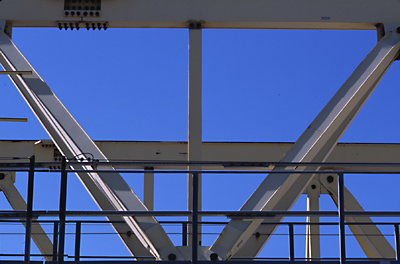
#> input picture exercise2/gantrycrane.png, 400 x 264 px
$ jupyter execute --allow-errors 01_hough_transform.ipynb   (shell and % lines are left out)   (older library calls are emulated)
#> lines starting #> are read from the running program, lines starting #| are printed output that depends on the picture
# Hough Transform

In this exercise, we will implement a Hough transform in order to detect parametric curves, such as lines or circles.
In the following, we shortly review the motivation for this technique.

Consider the point $p=(\mathtt{x},\mathtt{y})$ and the equation for a line $y = mx+c$. What are the lines that could pass through $p$?
The answer is simple: all the lines for which $m$ and $c$ satisfy $\mathtt{y} = m\mathtt{x}+c$.
Regarding $(\mathtt{x},\mathtt{y})$ as fixed, the last equation is that of a line in $(m,c)$-space.
Repeating this reasoning, a second point $p'=(\mathtt{x}',\mathtt{y}')$ will also have an associated line in parameter space, and the two lines will intersect at the point $(\tilde{m},\tilde{c})$, which corresponds to the line connecting $p$ and $p'$.

In order to find lines in the input image, we can thus pursue the following approach.
We start with an empty accumulator array quantizing the parameter space for $m$ and $c$.
For each edge pixel in the input image, we then draw a line in the accumulator array and increment the corresponding cells.
Edge pixels on the same line in the input image will produce intersecting lines in $(m,c)$-space and will thus reinforce the intersection point.
Maxima in this array thus correspond to lines in the input image that many edge pixels agree on.

In practice, the parametrization in terms of $m$ and $c$ is problematic, since the slope $m$ may become infinite.
Instead, we use the following parametrization in polar coordinates:
\begin{equation}
	\mathtt{x}\cos\theta + \mathtt{y}\sin\theta = \rho \label{eq:hough_line}
\end{equation}
This produces a sinusoidal curve in $(\rho,\theta)$-space, but otherwise the procedure is unchanged.

The following sub-questions will guide you through the steps of building a Hough transform.

[cell 1]
import numpy as np
import matplotlib.pyplot as plt
import imageio
import cv2

## Hough Voting
Build up an accumulator array ``acc`` for the parameter space $(\rho, \theta)$. $\theta$ ranges from $-\pi/2$ to $\pi/2$, and $\rho$ ranges from $-D$ to $D$, where $D$ denotes the length of the image diagonal.
Use ``n_bins_rho`` and ``n_bins_theta`` as the number of bins in each direction.
Initially, the array should be filled with zeros.

For each edge pixel in the input image, create the corresponding curve in $(\rho, \theta)$ space by evaluating above line equation for all values of $\theta$ and incrementing the corresponding cells of the accumulator array.

[cell 2]
def hough_transform(edge_image, n_bins_rho, n_bins_theta):
    # Vote accumulator
    votes = np.zeros((n_bins_rho, n_bins_theta), dtype=np.int)

    # Create bins
    diag = np.linalg.norm(edge_image.shape)  # Length of image diagonal
    theta_bins = np.linspace(-np.pi / 2, np.pi / 2, n_bins_theta)
    rho_bins = np.linspace(-diag, diag, n_bins_rho)

    # YOUR CODE HERE
    raise NotImplementedError()
    return votes, rho_bins, theta_bins

Now we can test the implementation on an example image and visualize the resulting Hough space by displaying it as a 2D image.

[cell 3]
color_im = imageio.imread('gantrycrane.png')
#> color_im is the input picture: shape (264, 400, 3); mean R, G, B 73.3, 93.1, 147.3
gray_im = cv2.cvtColor(color_im, cv2.COLOR_RGB2GRAY)
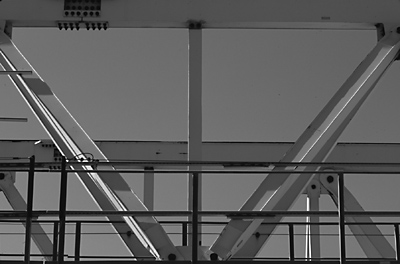
#> gray_im: shape (264, 400); min 0, max 255, mean 93.4

# Get edges using Canny
blurred = cv2.GaussianBlur(gray_im, None, sigmaX=2.5)
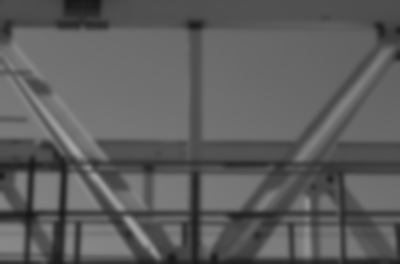
#> blurred: shape (264, 400); min 22, max 166, mean 93.4
edges = cv2.Canny(blurred, threshold1=30, threshold2=50)
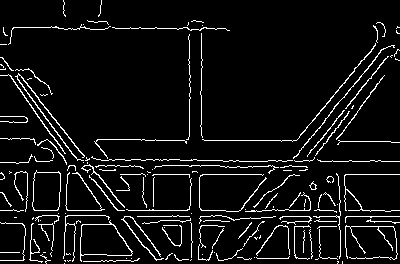
#> edges: shape (264, 400); 6.6% white in thin lines or dots

#> (the rest of this cell did not finish here and is left out)


fig, axes = plt.subplots(1, 3, figsize=(12, 4))
axes[0].imshow(color_im)
axes[0].set_title('Image')
axes[1].imshow(edges, cmap='gray')
axes[1].set_title('Edges')
axes[2].imshow(hough_space)
axes[2].set_title('Hough space')
axes[2].set_xlabel('theta (index)')
axes[2].set_ylabel('rho (index)')
fig.tight_layout()

## Non-Maximum Suppression and Finding Peaks
Write a function ``nms2d`` which suppresses all points in the Hough space that are not local maxima.
This can be achieved by looking at the 8 direct neighbors of each pixel and keeping only pixels whose value is greater than all its neighbors.

This function is simpler than the non-maximum suppression from the Canny Edge Detector exercise, since it does not take into account local gradients.

Tip: think about what to do at the borders of the Hough array. What happens if we simply ignore the border areas? How should we treat it to be precise? (Remember that theta represents an angle that wraps around back to itself).

[cell 4]
def nms2d(hough_array):
    hough_array_out = np.zeros_like(hough_array)

    # YOUR CODE HERE
    raise NotImplementedError()

    return hough_array_out

Write a function ``find_hough_peaks`` that takes the result of ``hough_transform`` as an argument, finds the extrema in Hough space using ``nms2d`` and returns the index of all points $(\rho_i, \theta_i)$ for which the corresponding Hough value is greater than ``threshold``.

[cell 5]
def find_hough_peaks(hough_space, threshold):
    # YOUR CODE HERE
    raise NotImplementedError()

What would happen if we swapped the order of the thresholding and the NMS operations?

YOUR ANSWER HERE

Now, let's plot the results of your implementation.

[cell 6]
def plot_hough_lines(image, rho, theta):
    # compute start and ending point of the line x*cos(theta)+y*sin(theta)=rho
    x0, x1 = 0, image.shape[1] - 1
    y0 = rho / np.sin(theta)
    y1 = (rho - x1 * np.cos(theta)) / np.sin(theta)

    # Check out this page for more drawing function in OpenCV:
    # https://docs.opencv.org/3.1.0/dc/da5/tutorial_py_drawing_functions.html
    for yy0, yy1 in zip(y0, y1):
        cv2.line(image, (x0, int(yy0)), (x1, int(yy1)), color=(255, 0, 0), thickness=1)

    return image

# Find maximum
#> (the rest of this cell did not finish here and is left out)

Is the result correct? Are there any undetected lines or wrong lines returned? If yes, why are those lines missing and why are there false positives? Can you think of ways to avoid those mistakes?

YOUR ANSWER HERE

[cell 7]
# Try another image
im = imageio.imread('circuit.png')
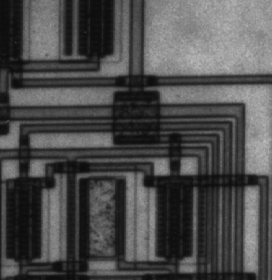
#> input picture exercise2/circuit.png, 272 x 280 px
#> im is the input picture: shape (280, 272); min 12, max 191, mean 76.3

blurred = cv2.GaussianBlur(im, None, sigmaX=2)
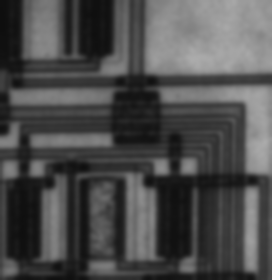
#> blurred: shape (280, 272); min 14, max 172, mean 76.3
edge = cv2.Canny(blurred, threshold1=30, threshold2=90)
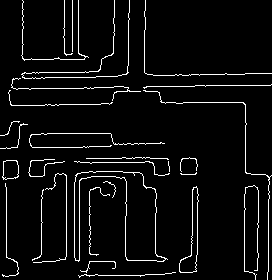
#> edge: shape (280, 272); 5.1% white in thin lines or dots
#> (the rest of this cell did not finish here and is left out)


# Find maximum
rho_max_idx, theta_max_idx = find_hough_peaks(hough_space, 100)
print(f'circuit.png: found {len(rho_max_idx)} lines in the image.')
rho_max, theta_max = rho_bins[rho_max_idx], theta_bins[theta_max_idx]
color_image = cv2.cvtColor(im, cv2.COLOR_GRAY2RGB)
image_with_lines = plot_hough_lines(color_image, rho_max, theta_max)

# Plot
fig, ax = plt.subplots(figsize=(8, 4))
ax.imshow(image_with_lines)
fig.tight_layout()
